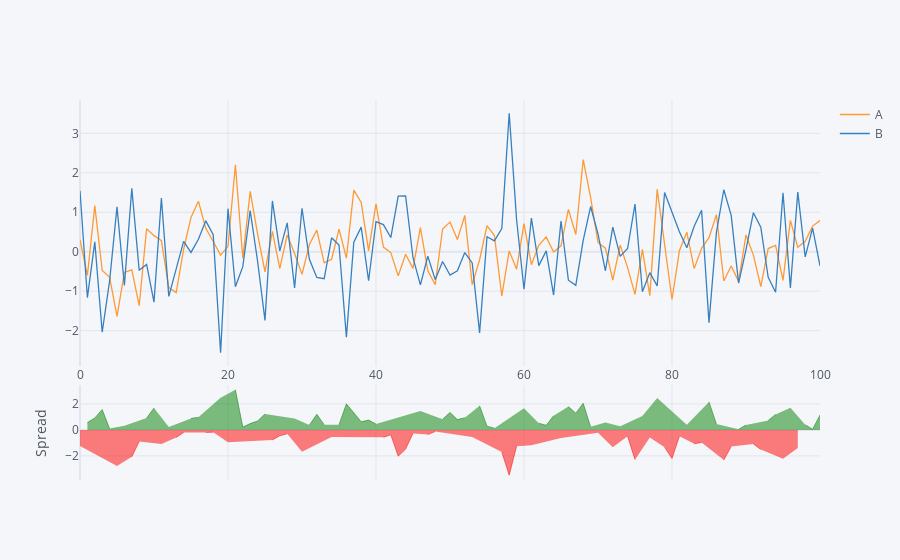

Notebook code cell kept with this figure:
### Markdown cell above
The spread is the differnce between the values plotted.

### Code cell
df[['A','B']].iplot(kind='spread')
